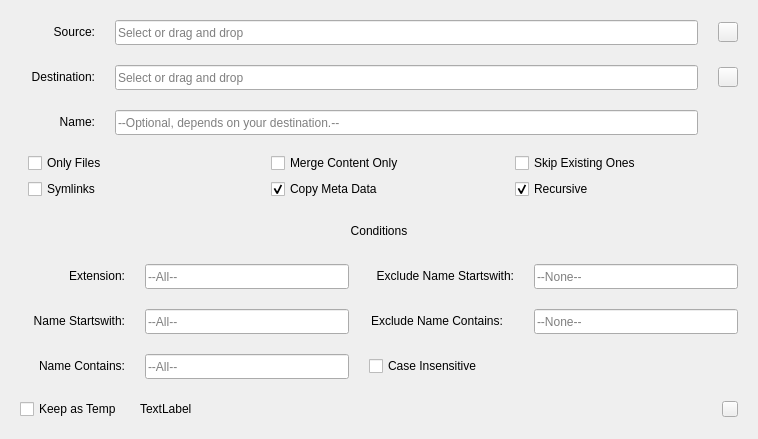
<?xml version="1.0" encoding="UTF-8"?>
<ui version="4.0">
 <class>Form</class>
 <widget class="QWidget" name="Form">
  <property name="geometry">
   <rect>
    <x>0</x>
    <y>0</y>
    <width>716</width>
    <height>439</height>
   </rect>
  </property>
  <property name="windowTitle">
   <string>Form</string>
  </property>
  <layout class="QGridLayout" name="gridLayout_3">
   <item row="0" column="0">
    <widget class="QWidget" name="widget" native="true">
     <layout class="QGridLayout" name="gridLayout_2">
      <item row="0" column="0">
       <layout class="QVBoxLayout" name="verticalLayout">
        <property name="spacing">
         <number>20</number>
        </property>
        <item>
         <layout class="QHBoxLayout" name="horizontalLayout">
          <item>
           <widget class="QLabel" name="lbl_source">
            <property name="minimumSize">
             <size>
              <width>75</width>
              <height>20</height>
             </size>
            </property>
            <property name="maximumSize">
             <size>
              <width>75</width>
              <height>20</height>
             </size>
            </property>
            <property name="text">
             <string>Source:</string>
            </property>
            <property name="alignment">
             <set>Qt::AlignRight|Qt::AlignTrailing|Qt::AlignVCenter</set>
            </property>
           </widget>
          </item>
          <item>
           <widget class="QLineEdit" name="lineEdit_source">
            <property name="minimumSize">
             <size>
              <width>430</width>
              <height>25</height>
             </size>
            </property>
            <property name="placeholderText">
             <string>Select or drag and drop</string>
            </property>
            <property name="clearButtonEnabled">
             <bool>true</bool>
            </property>
           </widget>
          </item>
          <item>
           <widget class="QPushButton" name="btn_openDialog_source">
            <property name="minimumSize">
             <size>
              <width>20</width>
              <height>20</height>
             </size>
            </property>
            <property name="maximumSize">
             <size>
              <width>20</width>
              <height>20</height>
             </size>
            </property>
            <property name="text">
             <string/>
            </property>
            <property name="icon">
             <iconset resource="../deneme.qrc">
              <normaloff>:/yeniÖnek/fifsot_icons/open_file_dialog.png</normaloff>:/yeniÖnek/fifsot_icons/open_file_dialog.png</iconset>
            </property>
            <property name="iconSize">
             <size>
              <width>20</width>
              <height>20</height>
             </size>
            </property>
           </widget>
          </item>
         </layout>
        </item>
        <item>
         <layout class="QHBoxLayout" name="horizontalLayout_2">
          <item>
           <widget class="QLabel" name="lbl_destination">
            <property name="minimumSize">
             <size>
              <width>75</width>
              <height>20</height>
             </size>
            </property>
            <property name="maximumSize">
             <size>
              <width>75</width>
              <height>20</height>
             </size>
            </property>
            <property name="text">
             <string>Destination:</string>
            </property>
            <property name="alignment">
             <set>Qt::AlignRight|Qt::AlignTrailing|Qt::AlignVCenter</set>
            </property>
           </widget>
          </item>
          <item>
           <widget class="QLineEdit" name="lineEdit_destination">
            <property name="minimumSize">
             <size>
              <width>430</width>
              <height>25</height>
             </size>
            </property>
            <property name="placeholderText">
             <string>Select or drag and drop</string>
            </property>
            <property name="clearButtonEnabled">
             <bool>true</bool>
            </property>
           </widget>
          </item>
          <item>
           <widget class="QPushButton" name="btn_openDialog_destination">
            <property name="minimumSize">
             <size>
              <width>20</width>
              <height>20</height>
             </size>
            </property>
            <property name="maximumSize">
             <size>
              <width>20</width>
              <height>20</height>
             </size>
            </property>
            <property name="text">
             <string/>
            </property>
            <property name="icon">
             <iconset resource="../deneme.qrc">
              <normaloff>:/yeniÖnek/fifsot_icons/open_file_dialog.png</normaloff>:/yeniÖnek/fifsot_icons/open_file_dialog.png</iconset>
            </property>
            <property name="iconSize">
             <size>
              <width>20</width>
              <height>20</height>
             </size>
            </property>
           </widget>
          </item>
         </layout>
        </item>
        <item>
         <layout class="QHBoxLayout" name="horizontalLayout_8">
          <item>
           <widget class="QLabel" name="lbl_name">
            <property name="minimumSize">
             <size>
              <width>75</width>
              <height>20</height>
             </size>
            </property>
            <property name="maximumSize">
             <size>
              <width>75</width>
              <height>20</height>
             </size>
            </property>
            <property name="text">
             <string>Name:</string>
            </property>
            <property name="alignment">
             <set>Qt::AlignRight|Qt::AlignTrailing|Qt::AlignVCenter</set>
            </property>
           </widget>
          </item>
          <item>
           <widget class="QLineEdit" name="lineEdit_name">
            <property name="minimumSize">
             <size>
              <width>430</width>
              <height>25</height>
             </size>
            </property>
            <property name="placeholderText">
             <string>--Optional, depends on your destination.--</string>
            </property>
            <property name="clearButtonEnabled">
             <bool>true</bool>
            </property>
           </widget>
          </item>
          <item>
           <spacer name="horizontalSpacer_4">
            <property name="orientation">
             <enum>Qt::Horizontal</enum>
            </property>
            <property name="sizeType">
             <enum>QSizePolicy::Fixed</enum>
            </property>
            <property name="sizeHint" stdset="0">
             <size>
              <width>40</width>
              <height>20</height>
             </size>
            </property>
           </spacer>
          </item>
         </layout>
        </item>
        <item>
         <layout class="QGridLayout" name="gridLayout">
          <property name="leftMargin">
           <number>8</number>
          </property>
          <property name="verticalSpacing">
           <number>10</number>
          </property>
          <item row="1" column="0">
           <widget class="QCheckBox" name="checkBox_symlinks">
            <property name="minimumSize">
             <size>
              <width>0</width>
              <height>16</height>
             </size>
            </property>
            <property name="maximumSize">
             <size>
              <width>16777215</width>
              <height>16</height>
             </size>
            </property>
            <property name="text">
             <string>Symlinks</string>
            </property>
           </widget>
          </item>
          <item row="0" column="1">
           <widget class="QCheckBox" name="checkBox_mergeContentOnly">
            <property name="minimumSize">
             <size>
              <width>0</width>
              <height>16</height>
             </size>
            </property>
            <property name="maximumSize">
             <size>
              <width>16777215</width>
              <height>16</height>
             </size>
            </property>
            <property name="text">
             <string>Merge Content Only</string>
            </property>
           </widget>
          </item>
          <item row="0" column="2">
           <widget class="QCheckBox" name="checkBox_skipExistingOnes">
            <property name="minimumSize">
             <size>
              <width>0</width>
              <height>16</height>
             </size>
            </property>
            <property name="maximumSize">
             <size>
              <width>16777215</width>
              <height>16</height>
             </size>
            </property>
            <property name="text">
             <string>Skip Existing Ones</string>
            </property>
           </widget>
          </item>
          <item row="1" column="1">
           <widget class="QCheckBox" name="checkBox_copyMetaData">
            <property name="minimumSize">
             <size>
              <width>0</width>
              <height>16</height>
             </size>
            </property>
            <property name="maximumSize">
             <size>
              <width>16777215</width>
              <height>16</height>
             </size>
            </property>
            <property name="text">
             <string>Copy Meta Data</string>
            </property>
            <property name="checked">
             <bool>true</bool>
            </property>
           </widget>
          </item>
          <item row="0" column="0">
           <widget class="QCheckBox" name="checkBox_onlyFiles">
            <property name="minimumSize">
             <size>
              <width>0</width>
              <height>16</height>
             </size>
            </property>
            <property name="maximumSize">
             <size>
              <width>16777215</width>
              <height>16</height>
             </size>
            </property>
            <property name="text">
             <string>Only Files</string>
            </property>
            <property name="iconSize">
             <size>
              <width>16</width>
              <height>16</height>
             </size>
            </property>
           </widget>
          </item>
          <item row="1" column="2">
           <widget class="QCheckBox" name="checkBox_recursive">
            <property name="minimumSize">
             <size>
              <width>0</width>
              <height>16</height>
             </size>
            </property>
            <property name="maximumSize">
             <size>
              <width>16777215</width>
              <height>16</height>
             </size>
            </property>
            <property name="text">
             <string>Recursive</string>
            </property>
            <property name="checked">
             <bool>true</bool>
            </property>
           </widget>
          </item>
         </layout>
        </item>
        <item>
         <widget class="QLabel" name="lbl_conditions">
          <property name="text">
           <string>Conditions</string>
          </property>
          <property name="alignment">
           <set>Qt::AlignCenter</set>
          </property>
         </widget>
        </item>
        <item>
         <layout class="QHBoxLayout" name="horizontalLayout_3">
          <item>
           <widget class="QLabel" name="lbl_extension">
            <property name="minimumSize">
             <size>
              <width>105</width>
              <height>20</height>
             </size>
            </property>
            <property name="maximumSize">
             <size>
              <width>16777215</width>
              <height>20</height>
             </size>
            </property>
            <property name="text">
             <string>Extension:</string>
            </property>
            <property name="alignment">
             <set>Qt::AlignRight|Qt::AlignTrailing|Qt::AlignVCenter</set>
            </property>
           </widget>
          </item>
          <item>
           <widget class="QLineEdit" name="lineEdit_extension">
            <property name="minimumSize">
             <size>
              <width>204</width>
              <height>25</height>
             </size>
            </property>
            <property name="maximumSize">
             <size>
              <width>16777215</width>
              <height>25</height>
             </size>
            </property>
            <property name="placeholderText">
             <string>--All--</string>
            </property>
            <property name="clearButtonEnabled">
             <bool>true</bool>
            </property>
           </widget>
          </item>
          <item>
           <widget class="QLabel" name="lbl_excludeNameStartswith">
            <property name="minimumSize">
             <size>
              <width>145</width>
              <height>20</height>
             </size>
            </property>
            <property name="maximumSize">
             <size>
              <width>16777215</width>
              <height>20</height>
             </size>
            </property>
            <property name="text">
             <string>Exclude Name Startswith:</string>
            </property>
            <property name="alignment">
             <set>Qt::AlignRight|Qt::AlignTrailing|Qt::AlignVCenter</set>
            </property>
           </widget>
          </item>
          <item>
           <widget class="QLineEdit" name="lineEdit_excludeNameStartswith">
            <property name="minimumSize">
             <size>
              <width>204</width>
              <height>25</height>
             </size>
            </property>
            <property name="maximumSize">
             <size>
              <width>16777215</width>
              <height>25</height>
             </size>
            </property>
            <property name="placeholderText">
             <string>--None--</string>
            </property>
            <property name="clearButtonEnabled">
             <bool>true</bool>
            </property>
           </widget>
          </item>
         </layout>
        </item>
        <item>
         <layout class="QHBoxLayout" name="horizontalLayout_4">
          <item>
           <widget class="QLabel" name="lbl_nameStartswith">
            <property name="minimumSize">
             <size>
              <width>105</width>
              <height>20</height>
             </size>
            </property>
            <property name="maximumSize">
             <size>
              <width>16777215</width>
              <height>20</height>
             </size>
            </property>
            <property name="text">
             <string>Name Startswith:</string>
            </property>
            <property name="alignment">
             <set>Qt::AlignRight|Qt::AlignTrailing|Qt::AlignVCenter</set>
            </property>
           </widget>
          </item>
          <item>
           <widget class="QLineEdit" name="lineEdit_nameStartswith">
            <property name="minimumSize">
             <size>
              <width>204</width>
              <height>25</height>
             </size>
            </property>
            <property name="maximumSize">
             <size>
              <width>16777215</width>
              <height>25</height>
             </size>
            </property>
            <property name="placeholderText">
             <string>--All--</string>
            </property>
            <property name="clearButtonEnabled">
             <bool>true</bool>
            </property>
           </widget>
          </item>
          <item>
           <widget class="QLabel" name="lbl_excludeNameContains">
            <property name="minimumSize">
             <size>
              <width>145</width>
              <height>20</height>
             </size>
            </property>
            <property name="maximumSize">
             <size>
              <width>16777215</width>
              <height>20</height>
             </size>
            </property>
            <property name="text">
             <string>Exclude Name Contains:</string>
            </property>
            <property name="alignment">
             <set>Qt::AlignLeading|Qt::AlignLeft|Qt::AlignVCenter</set>
            </property>
            <property name="indent">
             <number>2</number>
            </property>
           </widget>
          </item>
          <item>
           <widget class="QLineEdit" name="lineEdit_excludeNameContains">
            <property name="minimumSize">
             <size>
              <width>204</width>
              <height>25</height>
             </size>
            </property>
            <property name="maximumSize">
             <size>
              <width>16777215</width>
              <height>25</height>
             </size>
            </property>
            <property name="placeholderText">
             <string>--None--</string>
            </property>
            <property name="clearButtonEnabled">
             <bool>true</bool>
            </property>
           </widget>
          </item>
         </layout>
        </item>
        <item>
         <layout class="QHBoxLayout" name="horizontalLayout_5">
          <item>
           <widget class="QLabel" name="lbl_nameContains">
            <property name="minimumSize">
             <size>
              <width>105</width>
              <height>20</height>
             </size>
            </property>
            <property name="maximumSize">
             <size>
              <width>16777215</width>
              <height>20</height>
             </size>
            </property>
            <property name="text">
             <string>Name Contains:</string>
            </property>
            <property name="alignment">
             <set>Qt::AlignRight|Qt::AlignTrailing|Qt::AlignVCenter</set>
            </property>
           </widget>
          </item>
          <item>
           <widget class="QLineEdit" name="lineEdit_nameContains">
            <property name="minimumSize">
             <size>
              <width>204</width>
              <height>25</height>
             </size>
            </property>
            <property name="maximumSize">
             <size>
              <width>204</width>
              <height>25</height>
             </size>
            </property>
            <property name="placeholderText">
             <string>--All--</string>
            </property>
            <property name="clearButtonEnabled">
             <bool>true</bool>
            </property>
           </widget>
          </item>
          <item>
           <widget class="QCheckBox" name="checkBox_caseInsensitive">
            <property name="minimumSize">
             <size>
              <width>0</width>
              <height>20</height>
             </size>
            </property>
            <property name="maximumSize">
             <size>
              <width>16777215</width>
              <height>20</height>
             </size>
            </property>
            <property name="text">
             <string>Case Insensitive</string>
            </property>
           </widget>
          </item>
          <item>
           <spacer name="horizontalSpacer">
            <property name="orientation">
             <enum>Qt::Horizontal</enum>
            </property>
            <property name="sizeHint" stdset="0">
             <size>
              <width>40</width>
              <height>20</height>
             </size>
            </property>
           </spacer>
          </item>
         </layout>
        </item>
        <item>
         <layout class="QHBoxLayout" name="horizontalLayout_6">
          <item>
           <widget class="QCheckBox" name="checkBox_keepAsTemp">
            <property name="minimumSize">
             <size>
              <width>100</width>
              <height>20</height>
             </size>
            </property>
            <property name="maximumSize">
             <size>
              <width>100</width>
              <height>20</height>
             </size>
            </property>
            <property name="text">
             <string>Keep as Temp</string>
            </property>
           </widget>
          </item>
          <item>
           <widget class="QLabel" name="lbl_tempID">
            <property name="minimumSize">
             <size>
              <width>200</width>
              <height>20</height>
             </size>
            </property>
            <property name="maximumSize">
             <size>
              <width>16777215</width>
              <height>20</height>
             </size>
            </property>
            <property name="text">
             <string>TextLabel</string>
            </property>
           </widget>
          </item>
          <item>
           <widget class="QPushButton" name="btn_copyTempID">
            <property name="minimumSize">
             <size>
              <width>16</width>
              <height>16</height>
             </size>
            </property>
            <property name="maximumSize">
             <size>
              <width>16</width>
              <height>16</height>
             </size>
            </property>
            <property name="text">
             <string/>
            </property>
            <property name="iconSize">
             <size>
              <width>16</width>
              <height>16</height>
             </size>
            </property>
           </widget>
          </item>
         </layout>
        </item>
       </layout>
      </item>
     </layout>
    </widget>
   </item>
  </layout>
 </widget>
 <resources>
  <include location="../deneme.qrc"/>
 </resources>
 <connections/>
</ui>
